Frame 1 (no input): blank canvas, image omitted
Frame 60 (no input): blank canvas, image omitted
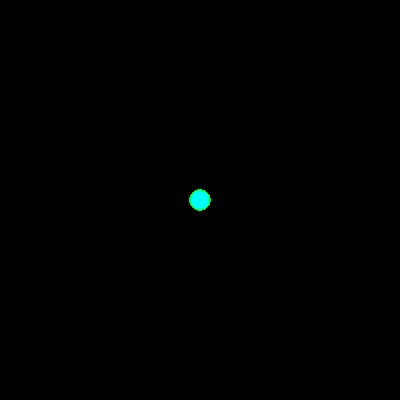
Frame 120 (the mouse pressed at the canvas centre since frame 60)

The p5.js sketch whose frames 1 and 60 were blank and that drew this single picture after the mouse press (run headless with seeded random() and noise() and a simulated clock; from frame 60 on, the mouse is pressed at the canvas centre):

// p5.js sketch
// ── sketch.js
function setup() {
  createCanvas(400, 400);
    background(0);

}

function draw() {
  //background(0);
  fill(0,255,255);
  stroke(0,255,0);
  if(mouseIsPressed)
    circle(mouseX, mouseY, 20);  
}
